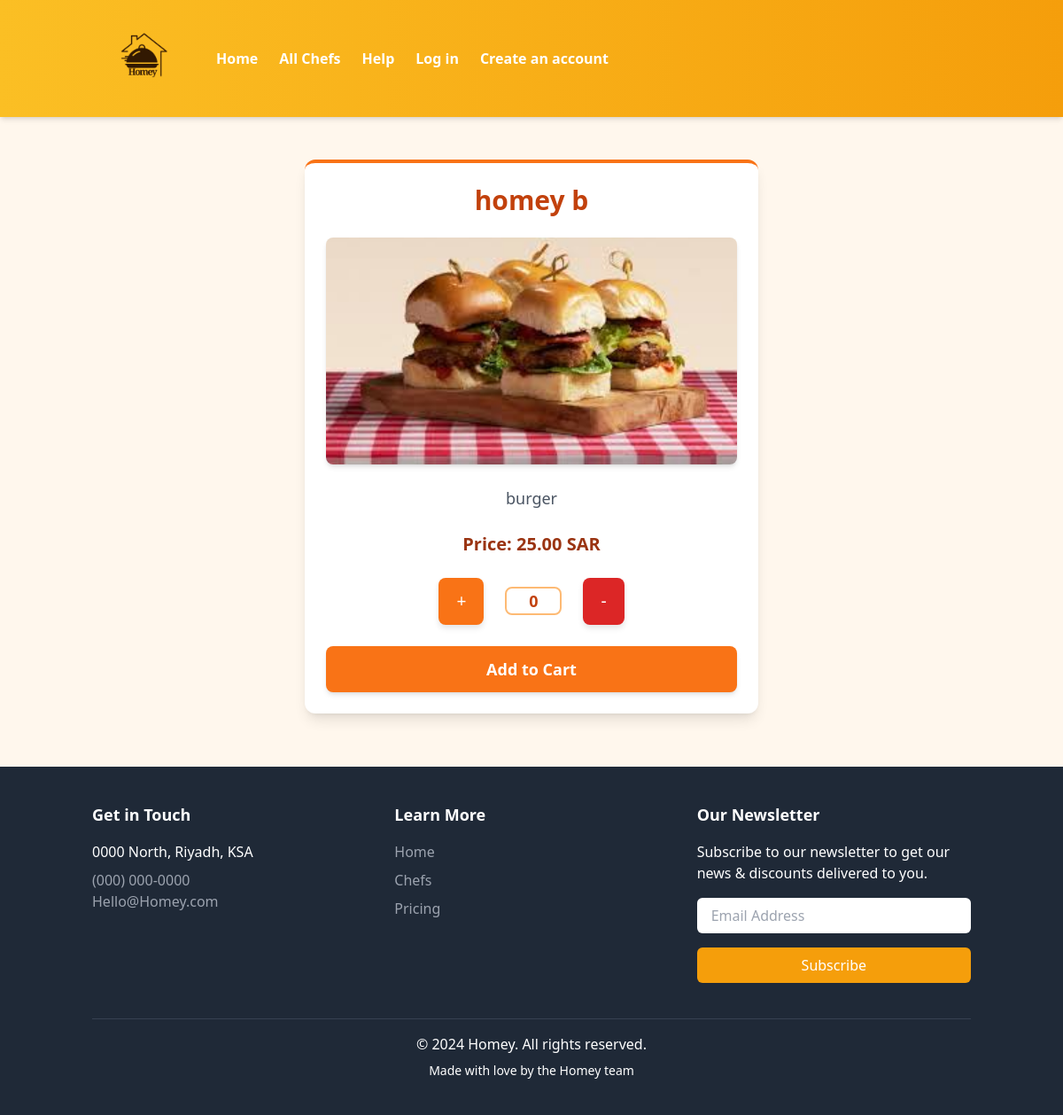
The page /dish/1/ on the database as committed earlier.
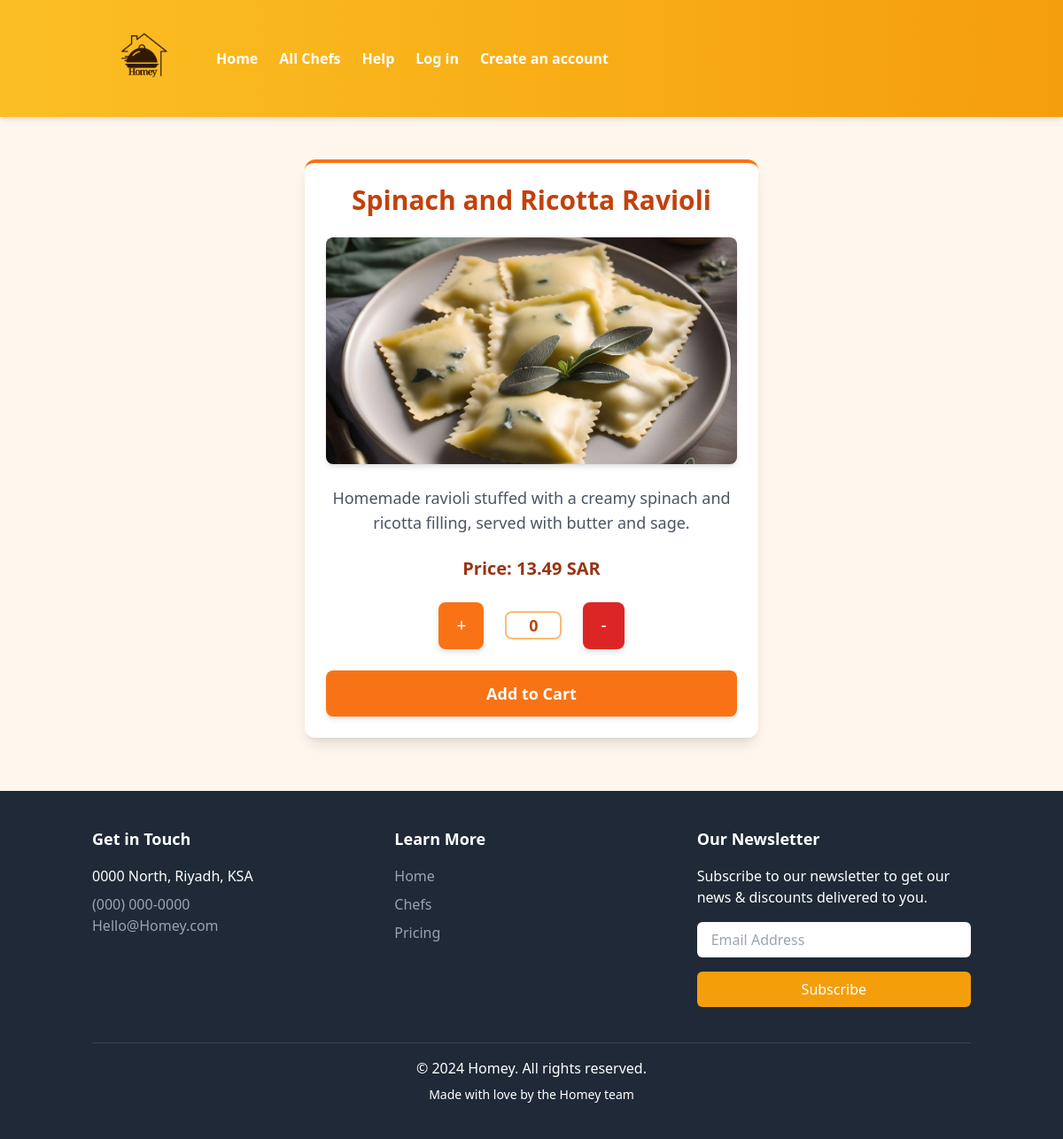
The same page on the database as committed later.
### dash/models.py (models this page shows, shortened)
class Dish(models.Model):
    chef_offering = models.ForeignKey(ChefOffering, related_name='dishes', on_delete=models.CASCADE)
    name = models.CharField(max_length=255)  # e.g., "Pasta Primavera"
    description = models.TextField()  # Description of the dish
    ingredients = models.TextField()  # e.g., "Tomatoes, Basil, Garlic, Olive Oil"
    price = models.DecimalField(max_digits=6, decimal_places=2)  # e.g., "12.99"
    image = models.ImageField(upload_to='dish_images/', blank=True, null=True)

### dash/views.py (the view)
# urls.py: path('dish/<int:singleDish_id>/' , views.singleDish , name='singleDish'),
def singleDish(request , singleDish_id):
    dish = get_object_or_404(Dish, id=singleDish_id)
    return render(request,'dash/singleDish.html', {'dish': dish})

### dash/templates/dash/singleDish.html (shortened to what the changed rows need)
{% load static %}
<!DOCTYPE html>
<html>
    <head>
        <script src="https://cdn.tailwindcss.com"></script>
    </head>
    <body class="bg-orange-50">
        <div class="max-w-lg mx-auto bg-white shadow-lg rounded-xl p-6 space-y-6 mt-12 border-t-4 border-orange-500">
            <h1 id="dishName" class="text-3xl font-bold text-orange-700 text-center">{{ dish.name }}</h1>
            <img src="{{ dish.image.url }}" alt="{{ dish.name }}" class="w-full h-64 object-cover rounded-lg shadow-md">
            <p class="text-gray-600 text-center text-lg">{{ dish.description }}</p>
            <p class="text-xl text-orange-800 font-semibold text-center">Price: {{ dish.price }} SAR</p>
            <div class="flex items-center justify-center space-x-6 mt-6" data-id="{{ dish.id }}">
                <button
                    onclick="addItem(this)"
                    class="increment"
                    style="background-color: #f97316; color: white; padding: 12px 20px; border-radius: 8px; outline: none; border: none; font-size: 1.2rem; box-shadow: 0 4px 6px rgba(0,0,0,0.1); transition: background-color 0.3s;">
                </button>
                <div class="border-2 border-orange-300 text-orange-700 w-16 text-center quantity rounded-lg font-semibold text-lg">
                </div>
                <button
                    onclick="addItem(this)"
                    class="decrement"
                    style="background-color: #dc2626; color: white; padding: 12px 20px; border-radius: 8px; outline: none; border: none; font-size: 1.2rem; box-shadow: 0 4px 6px rgba(0,0,0,0.1); transition: background-color 0.3s;">
                </button>
            </div>
            <button
                class="bg-orange-500 text-white px-6 py-3 rounded-lg w-full hover:bg-orange-600 focus:outline-none text-lg font-bold mt-4 shadow-md"
                onclick="addToCart()">
                Add to Cart
            </button>
        </div>
    </body>
</html>

Rows that differ between the two databases and show on the page:
changed Dish: name "homey b" → "Spinach and Ricotta Ravioli"; image: a different picture; description "burger" → "Homemade ravioli stuffed with a creamy spinach and ricotta filling, served with butter and sage."; price "25.00" → "13.49"
